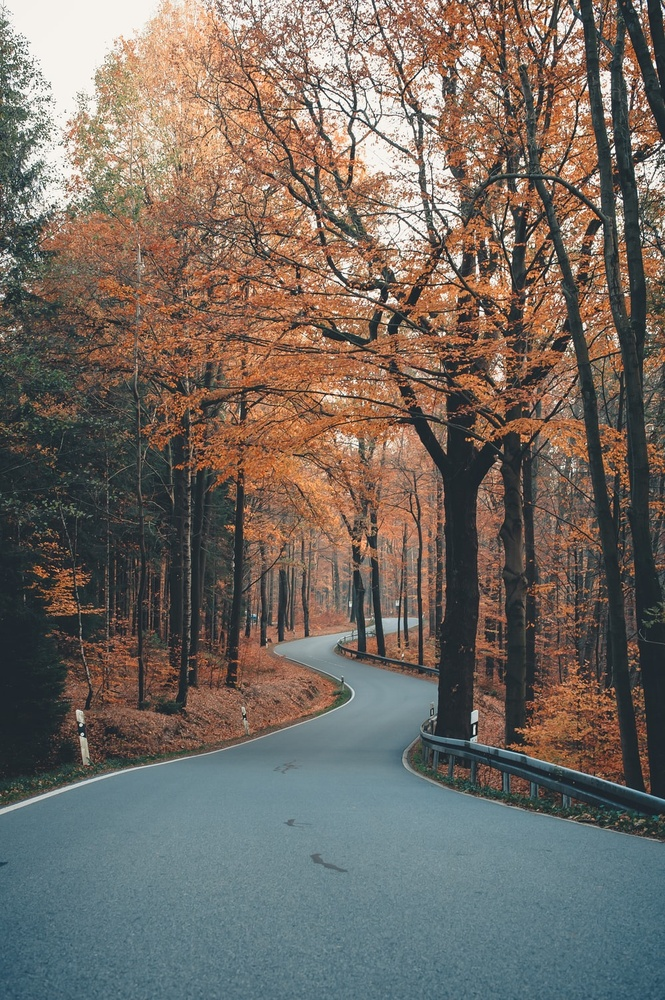
%> input picture exercises/mahdiehyazdi/4/inputImage.jpg, 665 x 1000 px, shrunk from 1000 x 1503 before the run
$ octave EXC3.m   (GNU Octave 9; MATLAB toolbox functions it lacks are replaced by stand-ins)
%> lines starting %> are read from the running program, lines starting %| are printed output that depends on the picture; in (x1, y1, x2, y2) boxes, pixels count from 0 and x2, y2 are one past the last pixel; in counts of white or black regions, pixels touching at a corner belong together; the program's own positions count from 1
clc;
clear all;
close all;

img = imread('./inputImage.jpg');
%> img is the input picture: size 1000x665x3 uint8; mean R, G, B 114.6, 106.1, 98.4
img =rgb2gray(img);
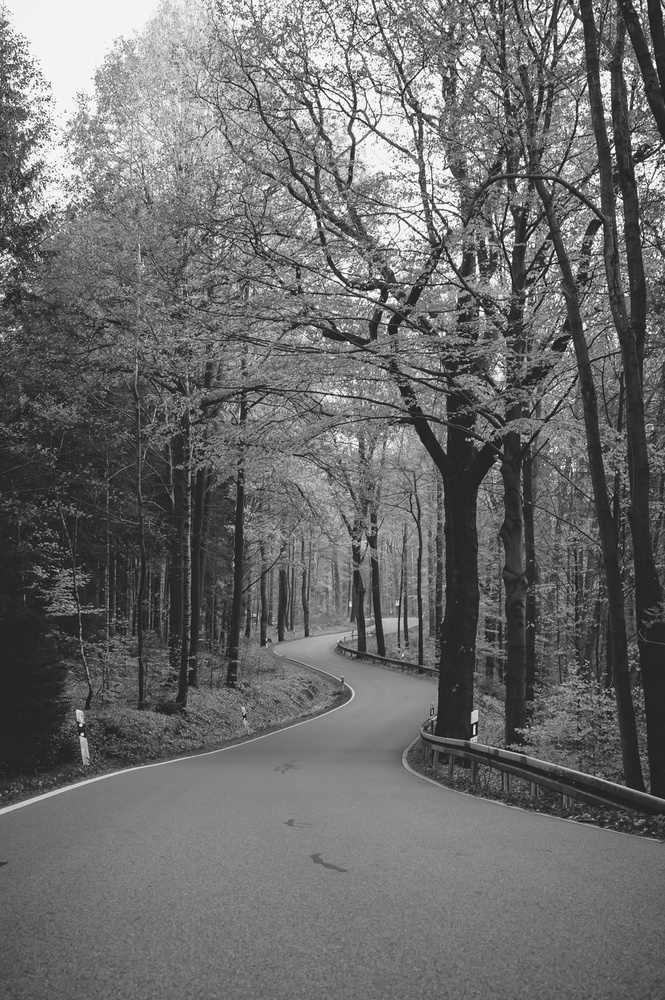
%> img: size 1000x665 uint8; min 5, max 255, mean 107.8
figure,imshow(img);

[i,j]=size(img);
%> i = 1000; j = 665
while true
    k= randi(i);
    l=randi(j-1);
    if ((k+50<i) & (l+50<j))
        break;
    end

end
img(k:k+50,l:l+50)=255;
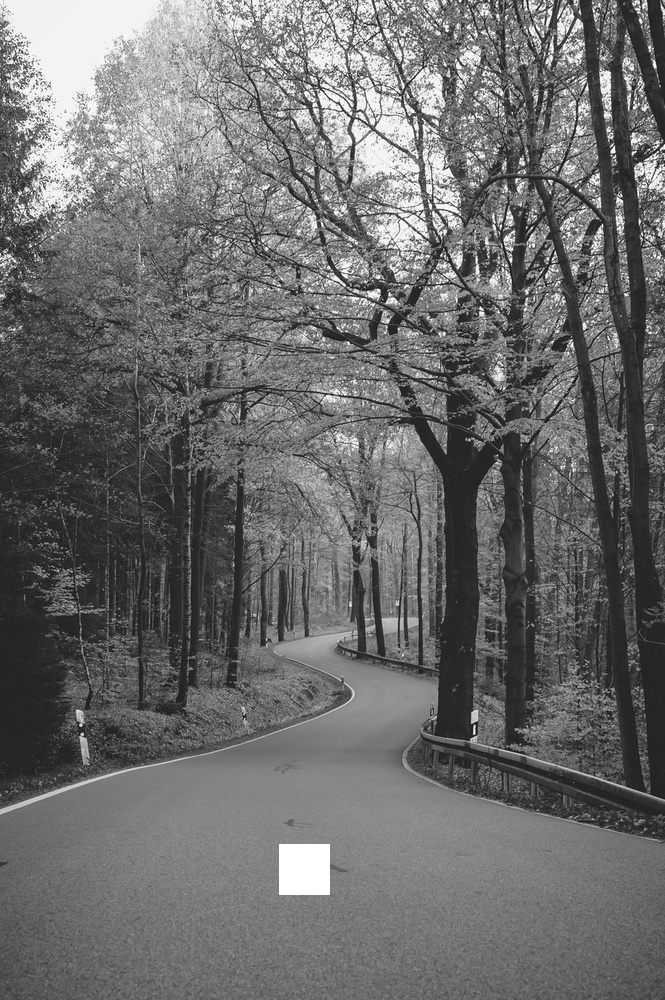
%> img: size 1000x665 uint8; 0.39% of pixels changed, all inside (x1, y1, x2, y2) = (279, 844, 330, 895)
imshow(img);
